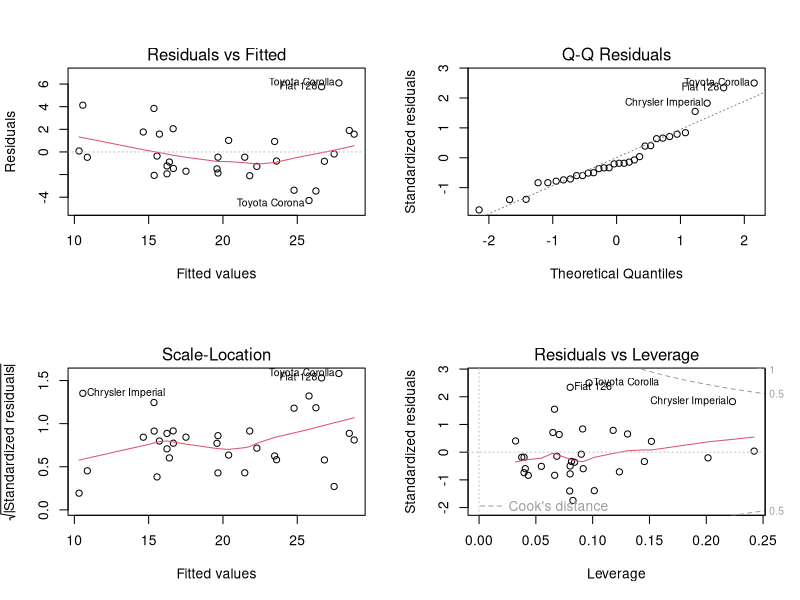

Here is the R script that generated this plot:
## ---- chunk 1
cars <- mtcars
cars$am <- factor(cars$am)
cars$vs <- factor(cars$vs)
carAllFit <- lm(mpg ~ ., data=cars)
anova(carAllFit)
## ---- chunk 2
carBestFit <- lm(mpg ~ cyl + wt, data=cars)
bestFitCoeff <- summary(carBestFit)$coefficients
row.names( bestFitCoeff ) <- c("B0", "B1", "B2")
bestFitCoeffEst <- bestFitCoeff[,1]
bestFitCoeffEst
## ---- chunk 3
bestFitCoeffConInt <- qt(.975, df = carBestFit$df)* bestFitCoeff[,2]
bestFitCoeffLB <- bestFitCoeffEst - bestFitCoeffConInt
bestFitCoeffUB <- bestFitCoeffEst + bestFitCoeffConInt
bestFitCoeffBounds <- data.frame(lowerBound=bestFitCoeffLB, upperBound=bestFitCoeffUB)
bestFitCoeffBounds
## ---- chunk 4
par(mfrow = c(2, 2))
plot(carBestFit)
## ---- chunk 5
cylWtAmFit <- lm(mpg ~ cyl + wt + am, data=cars)
anova(carBestFit, cylWtAmFit)
## ---- chunk 6
cylWtAmFitCoeff <- summary(cylWtAmFit)$coefficients
amCoeffBounds <- cylWtAmFitCoeff[4,1]+ c(-1, 1) * qt(.975, df = cylWtAmFit$df)* cylWtAmFitCoeff[4,2]
amCoeffBounds
## ---- chunk 7
amFit <- lm(mpg ~ am, data=cars)
amFitRS <- summary(amFit)$r.squared
amFitRS
